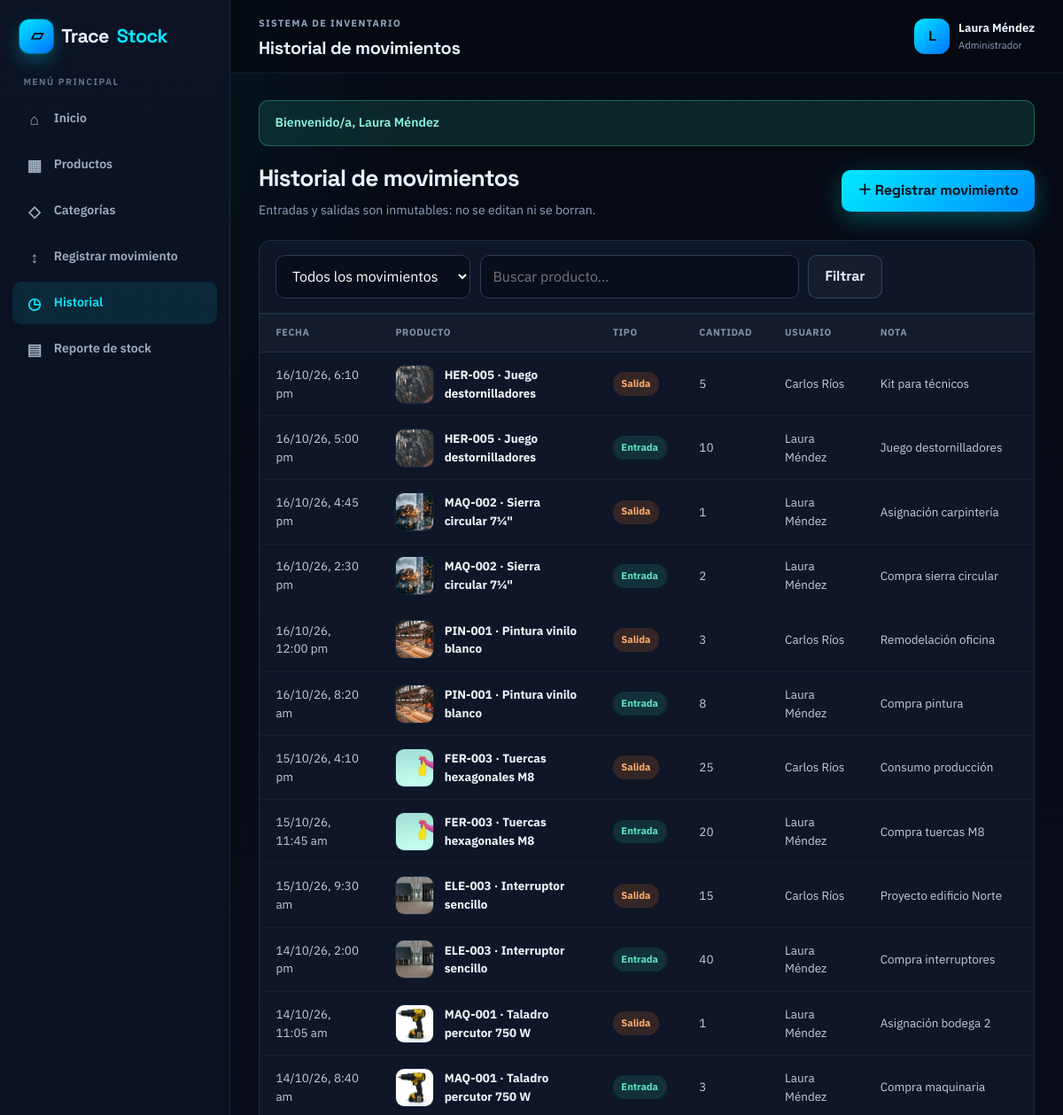
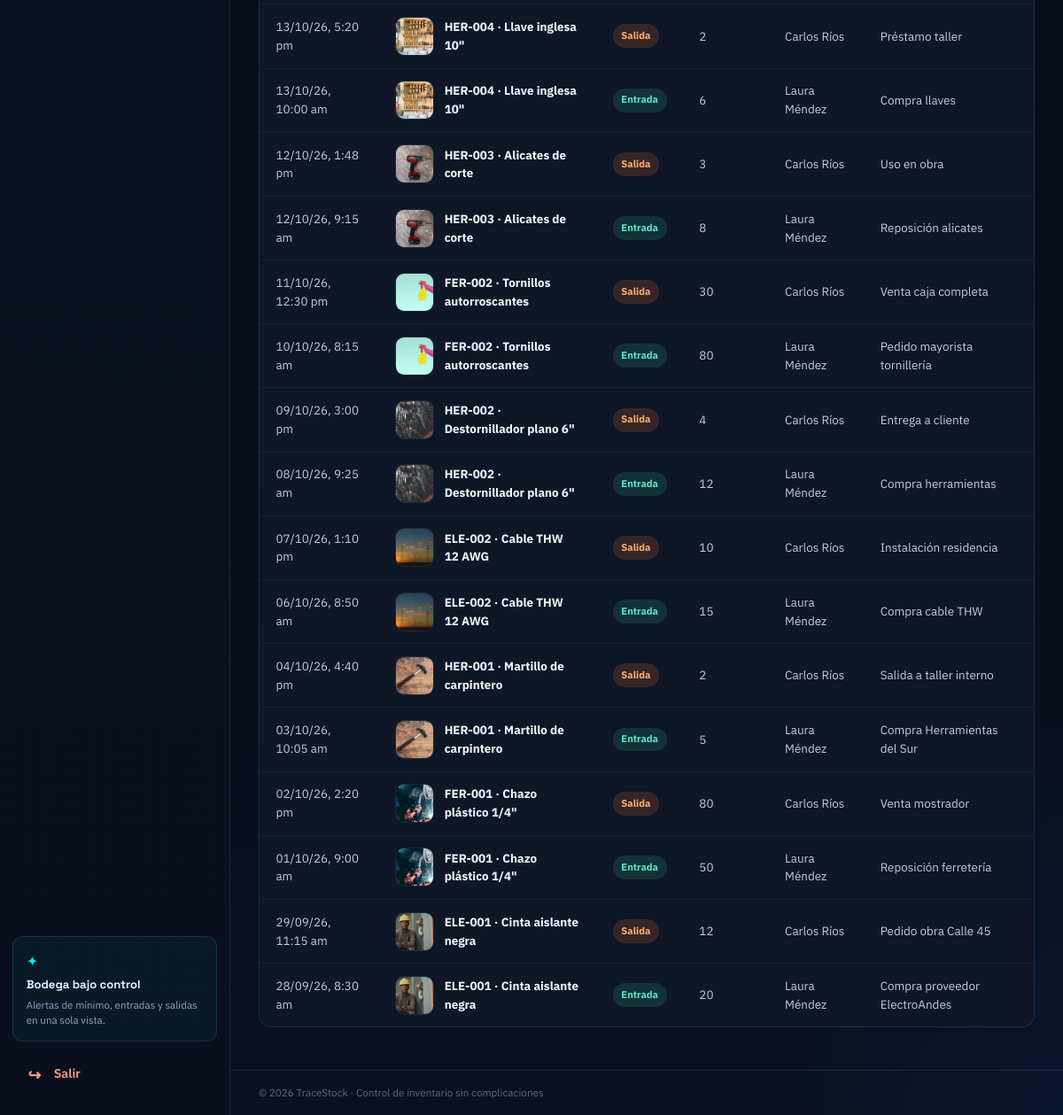
The app's page /historial.php (signed in) with its own data (2 pictures, top to bottom).
### tables this page shows
CREATE TABLE movimiento (
  id_movimiento INT UNSIGNED AUTO_INCREMENT PRIMARY KEY,
  tipo          VARCHAR(10)  NOT NULL COMMENT 'entrada o salida',
  cantidad      INT NOT NULL,
  fecha         DATETIME NOT NULL DEFAULT CURRENT_TIMESTAMP,
  motivo        VARCHAR(150) NULL,
  id_producto   INT UNSIGNED NOT NULL,
  id_usuario    INT UNSIGNED NOT NULL,
  CONSTRAINT fk_movimiento_producto
    FOREIGN KEY (id_producto) REFERENCES producto(id_producto)
    ON UPDATE CASCADE
    ON DELETE RESTRICT,
  CONSTRAINT fk_movimiento_usuario
    FOREIGN KEY (id_usuario) REFERENCES usuario(id_usuario)
    ON UPDATE CASCADE
    ON DELETE RESTRICT
);

CREATE TABLE producto (
  id_producto   INT UNSIGNED AUTO_INCREMENT PRIMARY KEY,
  codigo        VARCHAR(30)  NOT NULL UNIQUE,
  nombre        VARCHAR(100) NOT NULL,
  descripcion   TEXT NULL,
  precio        DECIMAL(10,2) NOT NULL DEFAULT 0,
  stock_actual  INT NOT NULL DEFAULT 0,
  stock_minimo  INT NOT NULL DEFAULT 0,
  imagen        VARCHAR(120) NULL,
  id_categoria  INT UNSIGNED NOT NULL,
  CONSTRAINT fk_producto_categoria
    FOREIGN KEY (id_categoria) REFERENCES categoria(id_categoria)
    ON UPDATE CASCADE
    ON DELETE RESTRICT
);

CREATE TABLE usuario (
  id_usuario INT UNSIGNED AUTO_INCREMENT PRIMARY KEY,
  nombre     VARCHAR(100) NOT NULL,
  correo     VARCHAR(100) NOT NULL UNIQUE,
  clave      VARCHAR(255) NOT NULL COMMENT 'password_hash de PHP',
  rol        VARCHAR(20)  NOT NULL DEFAULT 'administrador',
  activo     TINYINT(1)   NOT NULL DEFAULT 1 COMMENT '1=puede entrar, 0=desactivado'
);

### historial.php (the view, shortened to what this page needs)
<?php
require_once __DIR__ . '/includes/conexion.php';
require_once __DIR__ . '/includes/funciones.php';
$buscar = trim($_GET['q'] ?? '');
$sql = 'SELECT m.fecha, m.tipo, m.cantidad, m.motivo,
               p.nombre AS producto, p.codigo, p.imagen,
               u.nombre AS usuario
        FROM movimiento m
        INNER JOIN producto p ON p.id_producto = m.id_producto
        INNER JOIN usuario u ON u.id_usuario = m.id_usuario
        WHERE 1=1';
$sql .= ' ORDER BY m.fecha DESC, m.id_movimiento DESC';
$stmt = $mysqli->prepare($sql);
$stmt->execute();
$movimientos = $stmt->get_result()->fetch_all(MYSQLI_ASSOC);
require __DIR__ . '/includes/layout_inicio.php';
?>
<div class="page-heading">
  <div>
    <h1>Historial de movimientos</h1>
    <p>Entradas y salidas son inmutables: no se editan ni se borran.</p>
  </div>
  <a class="btn btn-cyan" href="movimiento.php">＋ Registrar movimiento</a>
</div>
<div class="section-card">
  <form class="toolbar" method="get">
    <select name="tipo" onchange="this.form.submit()">
      <option value="">Todos los movimientos</option>
    </select>
    <input name="q" placeholder="Buscar producto..." value="<?= e($buscar) ?>">
    <button class="btn btn-outline" type="submit">Filtrar</button>
  </form>
  <div class="table-wrap table-desktop">
    <table>
      <thead>
        <tr>
          <th>Fecha</th>
          <th>Producto</th>
          <th>Tipo</th>
          <th>Cantidad</th>
          <th>Usuario</th>
          <th>Nota</th>
        </tr>
      </thead>
      <tbody>
        <?php if (!$movimientos): ?>
          <tr><td colspan="6" class="empty">No hay movimientos para mostrar.</td></tr>
        <?php else: ?>
          <?php foreach ($movimientos as $m): ?>
            <tr>
              <td><?= e(formatearFecha($m['fecha'])) ?></td>
              <td class="product-cell">
                <div class="product-with-img">
                  <img class="product-thumb" src="<?= e(imagenProducto($m['imagen'] ?? null)) ?>" alt="">
                  <span><?= e($m['codigo'] . ' · ' . $m['producto']) ?></span>
                </div>
              </td>
              <td><?= badgeTipo($m['tipo']) ?></td>
              <td><?= (int) $m['cantidad'] ?></td>
              <td><?= e($m['usuario']) ?></td>
              <td><?= e($m['motivo'] ?: '—') ?></td>
            </tr>
          <?php endforeach; ?>
        <?php endif; ?>
      </tbody>
    </table>
  </div>
</div>
<?php require __DIR__ . '/includes/layout_fin.php'; ?>

### includes/funciones.php (shortened to what this page needs)
<?php
function e(string $texto): string
{
    return htmlspecialchars($texto, ENT_QUOTES, 'UTF-8');
}
function formatearFecha(?string $fecha): string
{
    $dt = DateTime::createFromFormat('Y-m-d H:i:s', $fecha)
        ?: DateTime::createFromFormat('Y-m-d', $fecha);
    return $dt ? $dt->format('d/m/y, g:i a') : $fecha;
}
function badgeTipo(string $tipo): string
{
    $clase = $tipo === 'entrada' ? 'badge-ok' : 'badge-out';
    $texto = $tipo === 'entrada' ? 'Entrada' : 'Salida';
    return '<span class="badge ' . $clase . '">' . e($texto) . '</span>';
}
function imagenProducto(?string $archivo): string
{
    $archivo = trim((string) $archivo);
    if ($archivo !== '' && is_file(__DIR__ . '/../img/' . basename($archivo))) {
        return 'img/' . basename($archivo);
    }
    return 'img/prod-chazo.jpg';
}

### records on screen
movimiento: fecha "16/10/26, 6:10 pm", id_producto.imagen (picture), id_producto.nombre "HER-005 · Juego destornilladores", tipo "Salida", cantidad "5", id_usuario.nombre "Carlos Ríos", motivo "Kit para técnicos"
movimiento: fecha "16/10/26, 5:00 pm", id_producto.imagen (picture), id_producto.nombre "HER-005 · Juego destornilladores", tipo "Entrada", cantidad "10", id_usuario.nombre "Laura Méndez", motivo "Juego destornilladores"
movimiento: fecha "16/10/26, 4:45 pm", id_producto.imagen (picture), id_producto.nombre "MAQ-002 · Sierra circular 7¼\"", tipo "Salida", cantidad "1", id_usuario.nombre "Laura Méndez", motivo "Asignación carpintería"
movimiento: fecha "16/10/26, 2:30 pm", id_producto.imagen (picture), id_producto.nombre "MAQ-002 · Sierra circular 7¼\"", tipo "Entrada", cantidad "2", id_usuario.nombre "Laura Méndez", motivo "Compra sierra circular"
movimiento: fecha "16/10/26, 12:00 pm", id_producto.imagen (picture), id_producto.nombre "PIN-001 · Pintura vinilo blanco", tipo "Salida", cantidad "3", id_usuario.nombre "Carlos Ríos", motivo "Remodelación oficina"
movimiento: fecha "16/10/26, 8:20 am", id_producto.imagen (picture), id_producto.nombre "PIN-001 · Pintura vinilo blanco", tipo "Entrada", cantidad "8", id_usuario.nombre "Laura Méndez", motivo "Compra pintura"
movimiento: fecha "15/10/26, 4:10 pm", id_producto.imagen (picture), id_producto.nombre "FER-003 · Tuercas hexagonales M8", tipo "Salida", cantidad "25", id_usuario.nombre "Carlos Ríos", motivo "Consumo producción"
movimiento: fecha "15/10/26, 11:45 am", id_producto.imagen (picture), id_producto.nombre "FER-003 · Tuercas hexagonales M8", tipo "Entrada", cantidad "20", id_usuario.nombre "Laura Méndez", motivo "Compra tuercas M8"
movimiento: fecha "15/10/26, 9:30 am", id_producto.imagen (picture), id_producto.nombre "ELE-003 · Interruptor sencillo", tipo "Salida", cantidad "15", id_usuario.nombre "Carlos Ríos", motivo "Proyecto edificio Norte"
movimiento: fecha "14/10/26, 2:00 pm", id_producto.imagen (picture), id_producto.nombre "ELE-003 · Interruptor sencillo", tipo "Entrada", cantidad "40", id_usuario.nombre "Laura Méndez", motivo "Compra interruptores"
movimiento: fecha "14/10/26, 11:05 am", id_producto.imagen (picture), id_producto.nombre "MAQ-001 · Taladro percutor 750 W", tipo "Salida", cantidad "1", id_usuario.nombre "Laura Méndez", motivo "Asignación bodega 2"
movimiento: fecha "14/10/26, 8:40 am", id_producto.imagen (picture), id_producto.nombre "MAQ-001 · Taladro percutor 750 W", tipo "Entrada", cantidad "3", id_usuario.nombre "Laura Méndez", motivo "Compra maquinaria"
movimiento: fecha "13/10/26, 5:20 pm", id_producto.imagen (picture), id_producto.nombre "HER-004 · Llave inglesa 10\"", tipo "Salida", cantidad "2", id_usuario.nombre "Carlos Ríos", motivo "Préstamo taller"
movimiento: fecha "13/10/26, 10:00 am", id_producto.imagen (picture), id_producto.nombre "HER-004 · Llave inglesa 10\"", tipo "Entrada", cantidad "6", id_usuario.nombre "Laura Méndez", motivo "Compra llaves"
movimiento: fecha "12/10/26, 1:48 pm", id_producto.imagen (picture), id_producto.nombre "HER-003 · Alicates de corte", tipo "Salida", cantidad "3", id_usuario.nombre "Carlos Ríos", motivo "Uso en obra"
movimiento: fecha "12/10/26, 9:15 am", id_producto.imagen (picture), id_producto.nombre "HER-003 · Alicates de corte", tipo "Entrada", cantidad "8", id_usuario.nombre "Laura Méndez", motivo "Reposición alicates"
movimiento: fecha "11/10/26, 12:30 pm", id_producto.imagen (picture), id_producto.nombre "FER-002 · Tornillos autorroscantes", tipo "Salida", cantidad "30", id_usuario.nombre "Carlos Ríos", motivo "Venta caja completa"
movimiento: fecha "10/10/26, 8:15 am", id_producto.imagen (picture), id_producto.nombre "FER-002 · Tornillos autorroscantes", tipo "Entrada", cantidad "80", id_usuario.nombre "Laura Méndez", motivo "Pedido mayorista tornillería"
movimiento: fecha "09/10/26, 3:00 pm", id_producto.imagen (picture), id_producto.nombre "HER-002 · Destornillador plano 6\"", tipo "Salida", cantidad "4", id_usuario.nombre "Carlos Ríos", motivo "Entrega a cliente"
movimiento: fecha "08/10/26, 9:25 am", id_producto.imagen (picture), id_producto.nombre "HER-002 · Destornillador plano 6\"", tipo "Entrada", cantidad "12", id_usuario.nombre "Laura Méndez", motivo "Compra herramientas"
movimiento: fecha "07/10/26, 1:10 pm", id_producto.imagen (picture), id_producto.nombre "ELE-002 · Cable THW 12 AWG", tipo "Salida", cantidad "10", id_usuario.nombre "Carlos Ríos", motivo "Instalación residencia"
movimiento: fecha "06/10/26, 8:50 am", id_producto.imagen (picture), id_producto.nombre "ELE-002 · Cable THW 12 AWG", tipo "Entrada", cantidad "15", id_usuario.nombre "Laura Méndez", motivo "Compra cable THW"
movimiento: fecha "04/10/26, 4:40 pm", id_producto.imagen (picture), id_producto.nombre "HER-001 · Martillo de carpintero", tipo "Salida", cantidad "2", id_usuario.nombre "Carlos Ríos", motivo "Salida a taller interno"
movimiento: fecha "03/10/26, 10:05 am", id_producto.imagen (picture), id_producto.nombre "HER-001 · Martillo de carpintero", tipo "Entrada", cantidad "5", id_usuario.nombre "Laura Méndez", motivo "Compra Herramientas del Sur"
movimiento: fecha "02/10/26, 2:20 pm", id_producto.imagen (picture), id_producto.nombre "FER-001 · Chazo plástico 1/4\"", tipo "Salida", cantidad "80", id_usuario.nombre "Carlos Ríos", motivo "Venta mostrador"
movimiento: fecha "01/10/26, 9:00 am", id_producto.imagen (picture), id_producto.nombre "FER-001 · Chazo plástico 1/4\"", tipo "Entrada", cantidad "50", id_usuario.nombre "Laura Méndez", motivo "Reposición ferretería"
movimiento: fecha "29/09/26, 11:15 am", id_producto.imagen (picture), id_producto.nombre "ELE-001 · Cinta aislante negra", tipo "Salida", cantidad "12", id_usuario.nombre "Carlos Ríos", motivo "Pedido obra Calle 45"
movimiento: fecha "28/09/26, 8:30 am", id_producto.imagen (picture), id_producto.nombre "ELE-001 · Cinta aislante negra", tipo "Entrada", cantidad "20", id_usuario.nombre "Laura Méndez", motivo "Compra proveedor ElectroAndes"

### other values on screen
$tituloPagina "Historial de movimientos"
$inicial "L"
$usuarioNombre "Laura Méndez"
$rolLabel "Administrador"
$flash['texto'] "Bienvenido/a, Laura Méndez"
